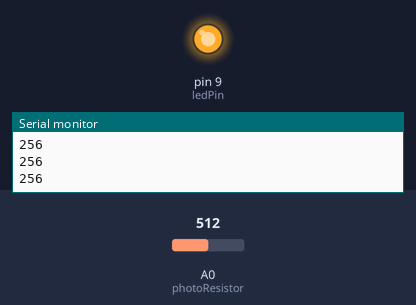
Simulated run of this sketch. Board: Arduino Uno, built with avr-gcc and run on an emulated ATmega328P. Parts: output pins drawn as LEDs (lit = HIGH), the last lines printed to the serial monitor. The inputs (shaded band) are chosen by the test bench; at power-on: A0 (photoResistor) = 512.

Above: at 1.3 s.
1.4 s: A0 (photoResistor) set to 306
At 2.1 s:
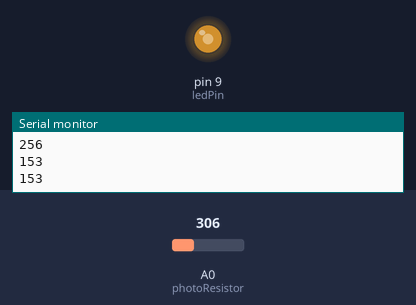
3.0 s: A0 (photoResistor) set to 511
At 3.3 s:
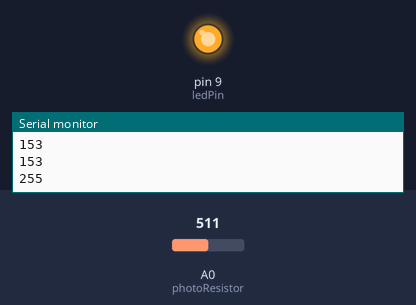
4.5 s: A0 (photoResistor) set to 0
At 5.7 s:
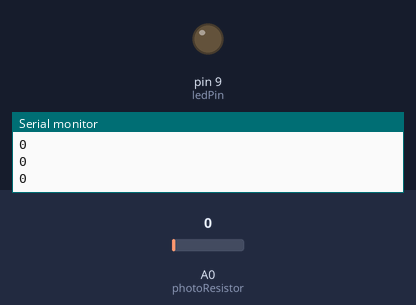
6.0 s: A0 (photoResistor) set to 3
At 6.8 s:
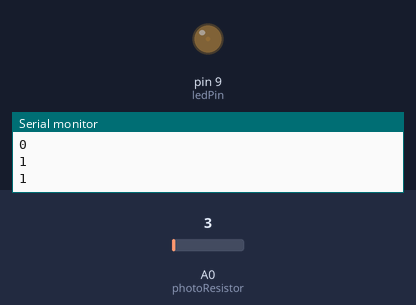
7.5 s: A0 (photoResistor) set to 716
At 8.0 s:
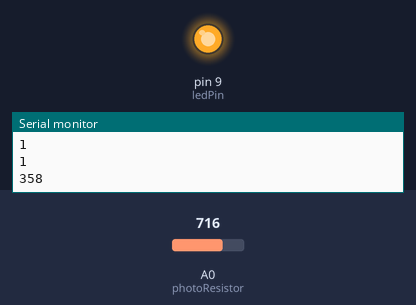
Timing chart, 0 to 10.0 s (numbered marks = the images above; inputs shaded):
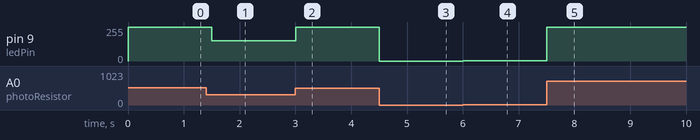

Measured:
- after the input at 1.4 s, pin 9 (ledPin): 255/255 → 153/255 after 0.10 s
- after the input at 3.0 s, pin 9 (ledPin): 153/255 → 255/255 at once
- after the input at 4.5 s, pin 9 (ledPin): 255/255 → 0/255 at once
- after the input at 6.0 s, pin 9 (ledPin): 0/255 → 1/255 at once
- after the input at 7.5 s, pin 9 (ledPin): 1/255 → 255/255 at once

The sketch:

PHOTORESISTOR__OR_PHOTOCELL_.ino
```cpp
int photoResistor = A0; // Photoresistor at Arduino analog pin A0
int ledPin = 9;       // Led pin at Arduino pin 9
int value;          // Store value from photoresistor (0-1023)

void setup() {
 Serial.begin(9600);
 pinMode(ledPin, OUTPUT);
 pinMode(photoResistor, INPUT);
}

void loop() {
  value = analogRead(photoResistor) / 2; //with a 10k resistor divide the value by 2, for 100k resistor divide by 4.
  analogWrite(ledPin, value);
  Serial.println(value);
  delay(500); //Small delay
}
```
